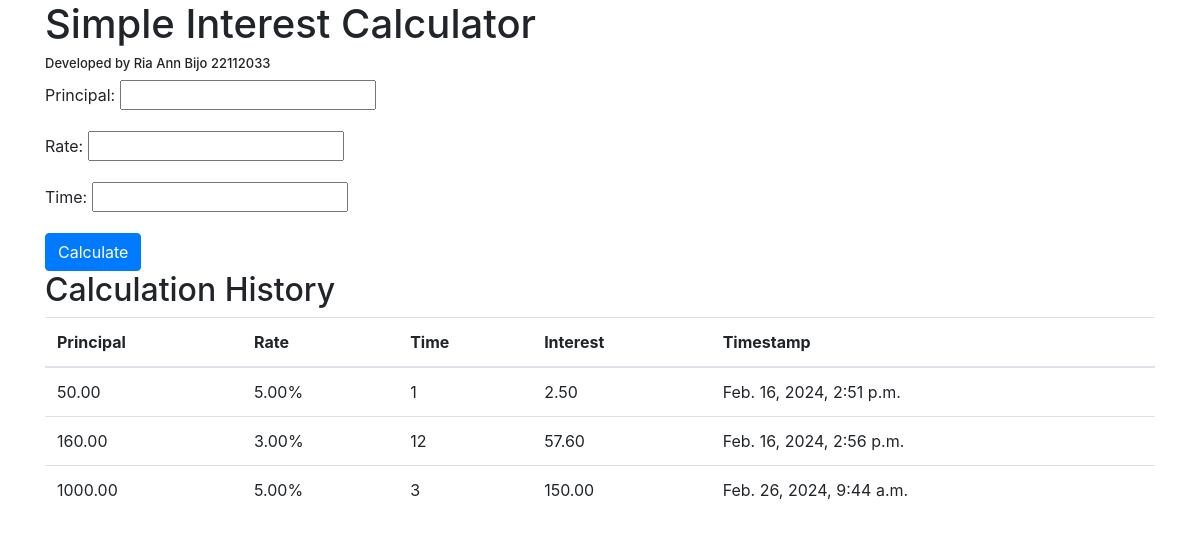
Before: / with the older database file.
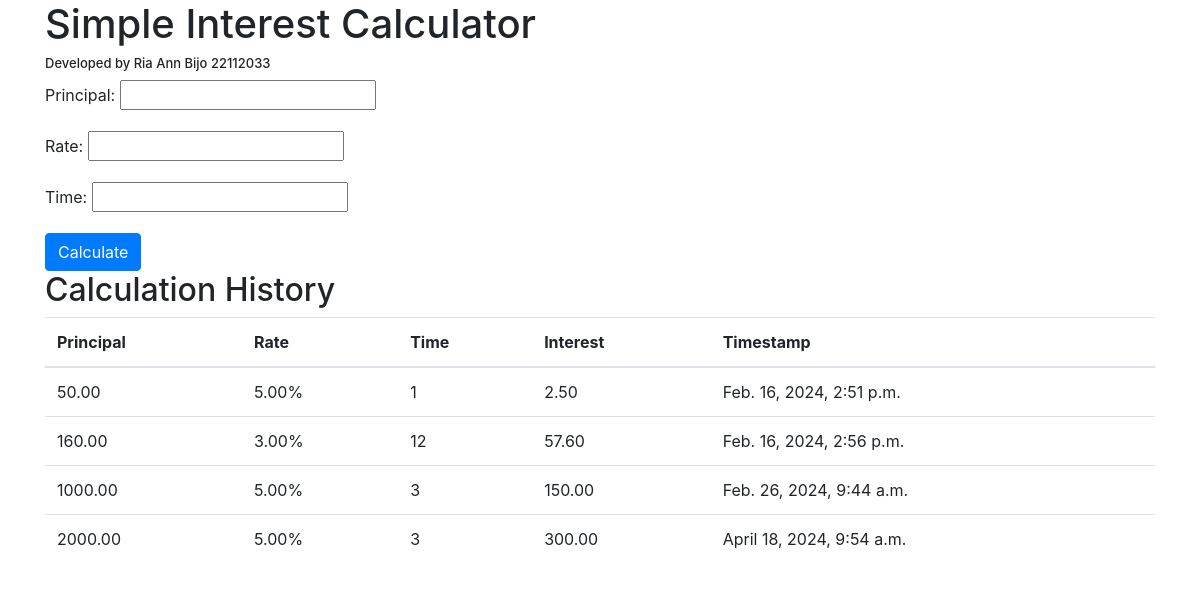
After: the same page with the newer database file.
### calculator/models.py (models this page shows)
class Calculation(models.Model):
    principal = models.DecimalField(max_digits = 10, decimal_places = 2)
    rate = models.DecimalField(max_digits = 10, decimal_places = 2)
    time = models.IntegerField()
    result = models.DecimalField(max_digits = 10, decimal_places = 2)
    timestamp = models.DateTimeField(auto_now_add = True)

### calculator/views.py (the view)
# urls.py: path('', views.index, name='index'),
def index(request):
    if request.method == 'POST':
        form = calculationForm(request.POST)
        if form.is_valid():
            instance = form.save(commit=False)
            instance.result = instance.principal * (instance.rate/100) * instance.time
            instance.save()
            return  redirect('index')
    else:
        form = calculationForm()
    calculations = Calculation.objects.all().order_by('timestamp')
    return render(request, 'index.html', {'form': form, 'calculations': calculations})

### calculator/forms.py
class calculationForm(forms.ModelForm): #Forms to take data input from users
    class Meta:
        model = Calculation
        fields = ['principal', 'rate', 'time']

### calculator/templates/index.html (shortened to what this page needs)
    <!DOCTYPE html>
    <html>
    <head>
        <link rel="stylesheet" href="https://stackpath.bootstrapcdn.com/bootstrap/4.4.1/css/bootstrap.min.css">
    </head>
    <body>
        <div class="container">
            <h1>Simple Interest Calculator</h1>
            <h5 style="align-items: end; font-size: small;">Developed by Ria Ann Bijo 22112033</h5>
            <form method="POST">
                {{ form.as_p }}
                <button type="submit" class="btn btn-primary">Calculate</button>
            </form>
            <h2>Calculation History</h2>
            <table class="table">
                <thead>
                    <tr>
                        <th>Principal</th>
                        <th>Rate</th>
                        <th>Time</th>
                        <th>Interest</th>
                        <th>Timestamp</th>
                    </tr>
                </thead>
                <tbody>
                    {% for calculation in calculations %}
                    <tr>
                        <td>{{ calculation.principal }}</td>
                        <td>{{ calculation.rate }}%</td>
                        <td>{{ calculation.time }}</td>
                        <td>{{ calculation.result }}</td>
                        <td>{{ calculation.timestamp }}</td>
                    </tr>
                    {% endfor %}
                </tbody>
            </table>
        </div>
    </body>
    </html>

Changed rows visible on the page:
added Calculation: principal "2000.00", rate "5.00", time "3", result "300.00", timestamp "April 18, 2024, 9:54 a.m."
